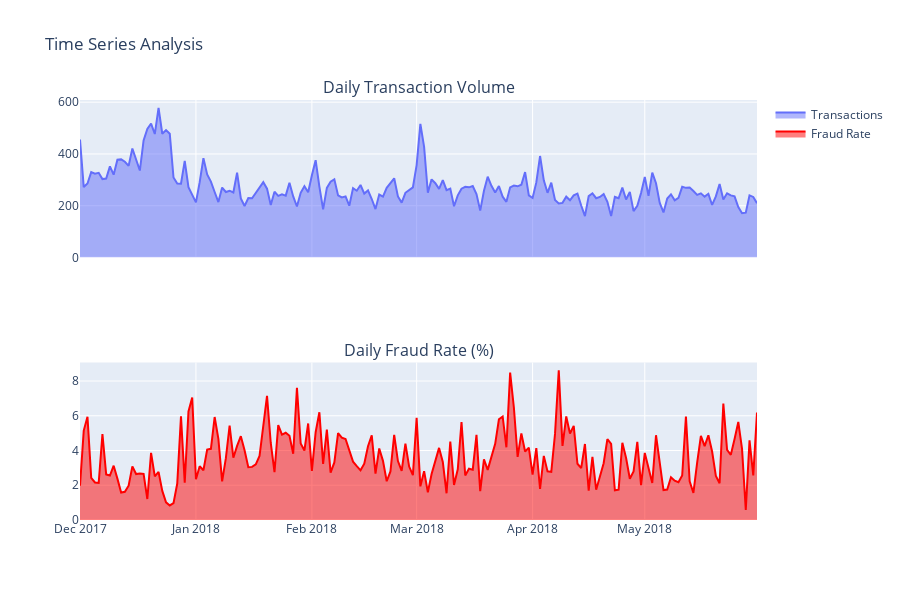

The code cell stored with this chart in its notebook:
### Code cell
# Interactive time series
if PLOTLY_AVAILABLE:
    daily_stats = sample_data.groupby('date').agg({
        'isFraud': ['sum', 'mean', 'count']
    }).reset_index()
    daily_stats.columns = ['date', 'fraud_count', 'fraud_rate', 'total_count']
    daily_stats['fraud_rate'] *= 100
    
    fig = make_subplots(rows=2, cols=1, shared_xaxes=True,
                         subplot_titles=('Daily Transaction Volume', 'Daily Fraud Rate (%)'))
    fig.add_trace(go.Scatter(x=daily_stats['date'], y=daily_stats['total_count'],
                              fill='tozeroy', name='Transactions'), row=1, col=1)
    fig.add_trace(go.Scatter(x=daily_stats['date'], y=daily_stats['fraud_rate'],
                              fill='tozeroy', name='Fraud Rate', line=dict(color='red')), row=2, col=1)
    fig.update_layout(title='Time Series Analysis', height=600)
    fig.show()

### Figure 1 — Plotly figure (JSON) as saved in the notebook; plotly's stock layout.template omitted (floating-point values rounded to 4 significant figures; data arrays with more than 128 entries replaced by an {"elided": "..."} marker saying what was removed)
{"data": [{"fill": "tozeroy", "name": "Transactions", "type": "scatter", "x": {"elided": "182 str values"}, "xaxis": "x", "y": {"elided": "182 int values"}, "yaxis": "y"}, {"fill": "tozeroy", "line": {"color": "red"}, "name": "Fraud Rate", "type": "scatter", "x": {"elided": "182 str values"}, "xaxis": "x2", "y": {"elided": "182 float values"}, "yaxis": "y2"}], "layout": {"annotations": [{"font": {"size": 16}, "showarrow": false, "text": "Daily Transaction Volume", "x": 0.5, "xanchor": "center", "xref": "paper", "y": 1, "yanchor": "bottom", "yref": "paper"}, {"font": {"size": 16}, "showarrow": false, "text": "Daily Fraud Rate (%)", "x": 0.5, "xanchor": "center", "xref": "paper", "y": 0.375, "yanchor": "bottom", "yref": "paper"}], "height": 600, "title": {"text": "Time Series Analysis"}, "xaxis": {"anchor": "y", "domain": [0, 1], "matches": "x2", "showticklabels": false}, "xaxis2": {"anchor": "y2", "domain": [0, 1]}, "yaxis": {"anchor": "x", "domain": [0.625, 1]}, "yaxis2": {"anchor": "x2", "domain": [0, 0.375]}}}
